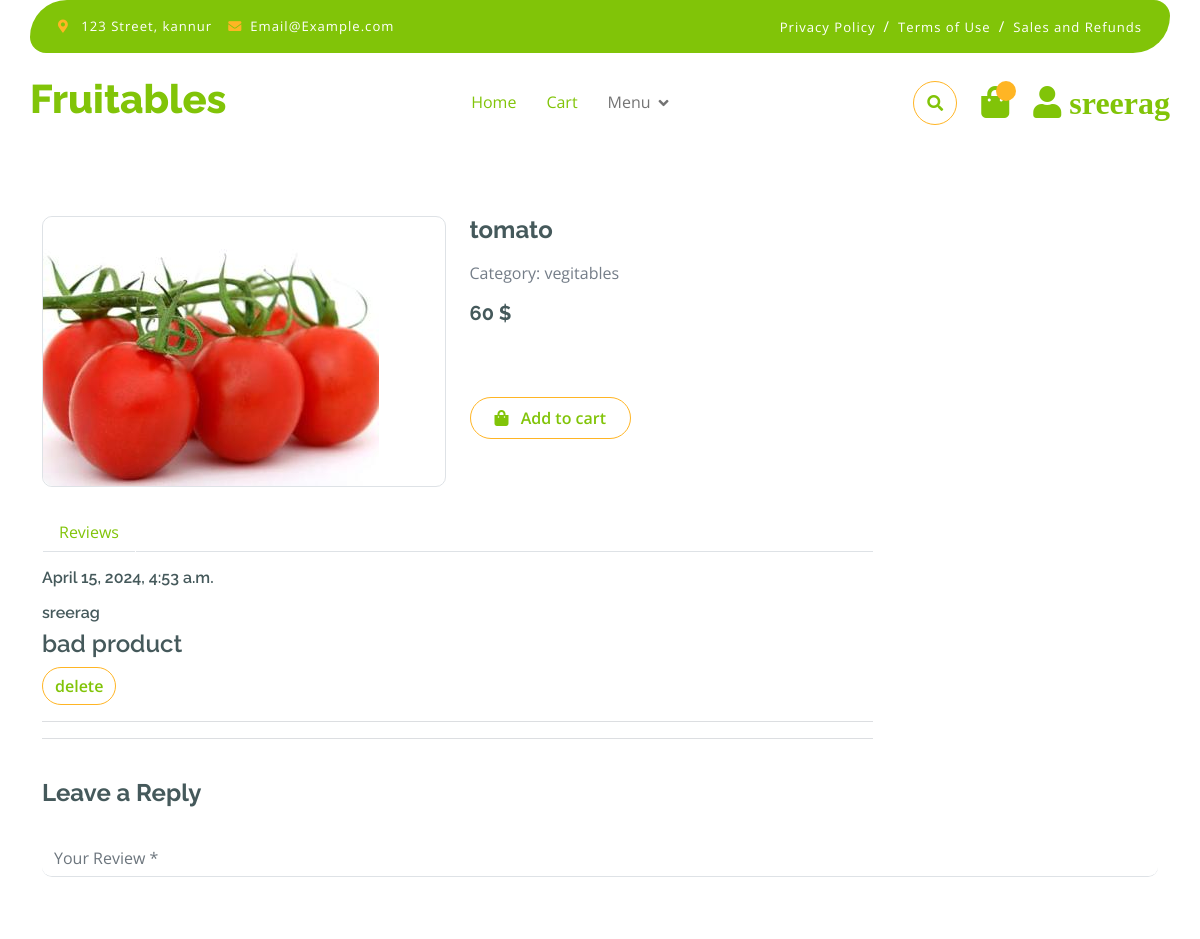
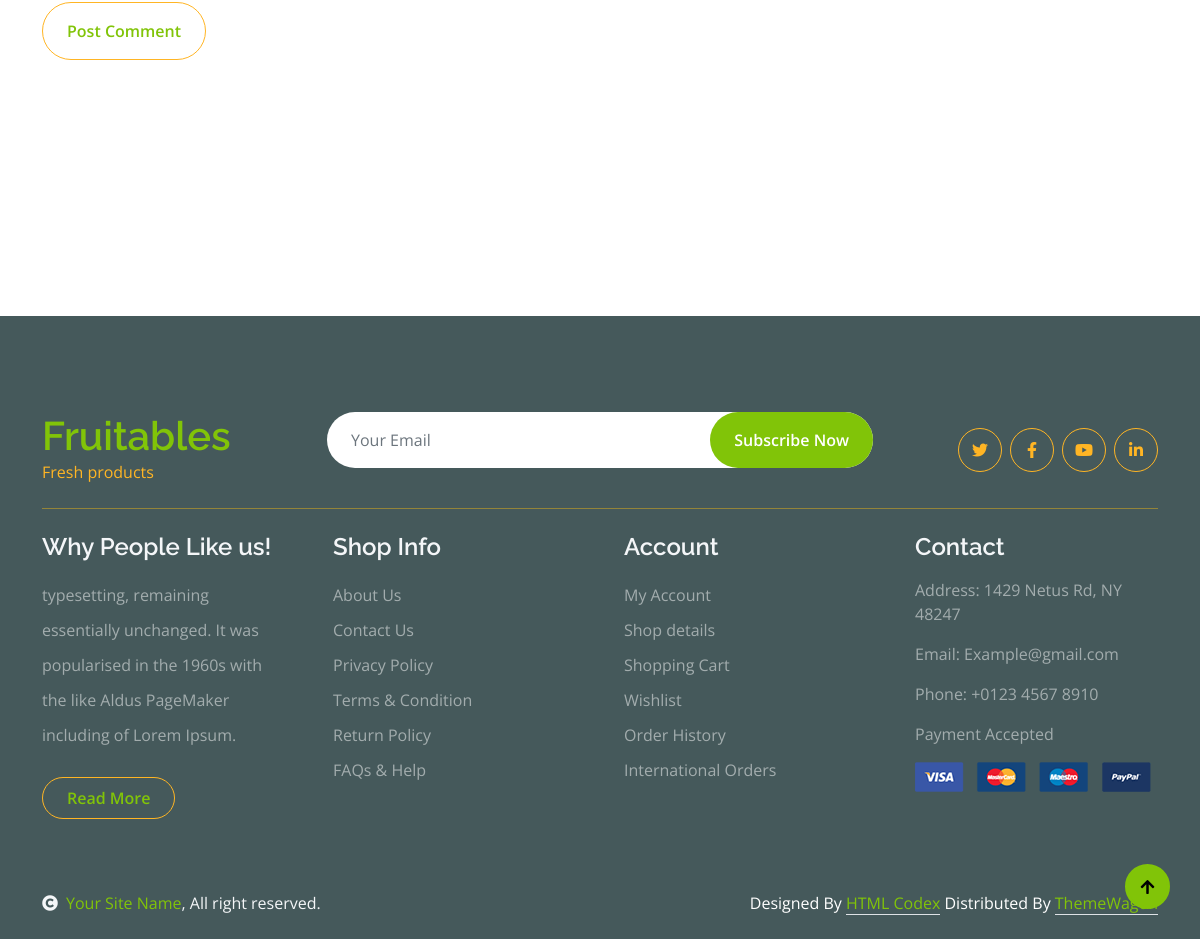
Page /shopdetails/21/ (signed in) on the committed database (2 pictures, top to bottom).
### app/models.py (models this page shows, shortened)
class Product(models.Model):
    name = models.CharField(max_length=50, blank=True, null=True)
    desc = models.TextField(blank=True, null=True)
    price = models.IntegerField(blank=True, null=True)
    image = models.ImageField(
        upload_to='images', default='image not available')
    thumbnails = models.ImageField(upload_to='thumbnail', blank=True)
    categ = models.ForeignKey(
        'category', on_delete=models.CASCADE, blank=True, null=True)
    created = models.DateTimeField(auto_now=True)
    class Meta:
        ordering = ['-created']

class Category(models.Model):
    name = models.CharField(max_length=50)
    def __str__(self):
        return self.name

class Review(models.Model):
    user=models.ForeignKey(User,on_delete=models.CASCADE,blank=True, null=True)
    product_review=models.TextField(blank=True, null=True)
    created = models.DateTimeField(auto_now=True)
    product=models.ForeignKey(Product,on_delete=models.CASCADE,blank=True, null=True)

### app/views.py (the view)
# urls.py: path('shopdetails/<str:pk>/',shopDetails,name='shopdetails'),
@cache_page(60 * 15)
def shopDetails(request, pk):
    product = Product.objects.get(id=pk)
    review = Review.objects.filter(product=pk)
    related_product = Product.objects.filter(categ=product.categ)
    context = {'product': product, 'review': review,
               'related_product': related_product}
    return render(request, 'shop-detail.html', context)

### templates/shop-detail.html (shortened to what this page needs)
{% extends "index.html" %}
{% block shop-details %}
<br>
<br>
<br>
<div class="container-fluid py-5 mt-5">
    <div class="container py-5">
        <div class="row g-4 mb-5">
            <div class="col-lg-8 col-xl-9">
                <div class="row g-4">
                    <div class="col-lg-6">
                        <div class="border rounded">
                            <a href="#">
                                <img src="{{product.image.url}}" class="img-fluid rounded" alt="Image">
                            </a>
                        </div>
                    </div>
                    <div class="col-lg-6">
                        <h4 class="fw-bold mb-3">{{product.name}}</h4>
                        <p class="mb-3">Category: {{product.categ}}</p>
                        <h5 class="fw-bold mb-3">{{product.price}} $</h5>
                        <a href="{% url 'addtocart' product.id %}" class="btn border border-secondary rounded-pill px-4 py-2 mb-4 text-primary"><i class="fa fa-shopping-bag me-2 text-primary"></i> Add to cart</a>
                    </div>
                    <div class="col-lg-12">
                        <nav>
                            <div class="nav nav-tabs mb-3">
                                <button class="nav-link border-white border-bottom-0" type="button" role="tab"
                                    id="nav-mission-tab" data-bs-toggle="tab" data-bs-target="#nav-mission"
                                    aria-controls="nav-mission" aria-selected="false">Reviews</button>
                            </div>
                        </nav>
                        <div class="">
                            {% for i in review  %}
                            <div class="tab-pane" id="nav-mission" role="tabpanel" aria-labelledby="nav-mission-tab">
                                        <p class="mb-2" style="font-size: 14px;"><h6>{{i.created}}</h6></p>
                                        <div class="">
                                            <h6>{{i.user}}</h6>
                                            <h4>{{i.product_review}}</h4>
                                            <button type="submit" class="btn border border-secondary text-primary rounded-pill  "><a href="{% url 'deletereview' i.id %}">delete</a></button>
                                        </div>
                                        <hr>
                                    </div> {% endfor %}
                                    <hr>
                                </div>
                            </div>
                        </div>
                    </div>
                    <form action="{% url 'addreview' product.id %}" method="POST"> {% csrf_token %}
                        <h4 class="mb-2 fw-bold">Leave a Reply</h4>
                        <div class="row g-4">
                            <div class="col-lg-12">
                                <div class="border-bottom rounded my-4">
                                    <input name="review" id="" class="form-control border-0" cols="30" rows="8" placeholder="Your Review *" spellcheck="false">
                                </div>
                            </div>
                            <div class="col-lg-12">
                                <div class="d-flex justify-content-between py-3 mb-5">
                                    <button type="submit" class="btn border border-secondary text-primary rounded-pill px-4 py-3">Post Comment</button>
                                </div>
                            </div>
                        </div></form>
                </div>
            </div>
        </div>
{% endblock shop-details %}

### templates/index.html (shortened to what this page needs)
{% load static %}
<!DOCTYPE html>
<html lang="en">
  <head>
    <link
      rel="stylesheet"
      href="https://use.fontawesome.com/releases/v5.15.4/css/all.css"
    />
    <link
      href="https://cdn.jsdelivr.net/npm/bootstrap-icons@1.4.1/font/bootstrap-icons.css"
      rel="stylesheet"
    />
    <link
      href="{% static 'lib/lightbox/css/lightbox.min.css' %}"
      rel="stylesheet"
    />
    <link
      href="{% static 'lib/owlcarousel/assets/owl.carousel.min.css' %}"
      rel="stylesheet"
    />
    <link href="{% static 'css1/bootstrap.min.css' %}" rel="stylesheet" />
    <link href="{% static 'css1/style.css' %}" rel="stylesheet" />
  </head>
  <body>
    <div class="container-fluid fixed-top">
      <div class="container topbar bg-primary d-none d-lg-block">
        <div class="d-flex justify-content-between">
          <div class="top-info ps-2">
            <small class="me-3"
              ><i class="fas fa-map-marker-alt me-2 text-secondary"></i>
              <a href="#" class="text-white">123 Street, kannur</a></small
            >
            <small class="me-3"
              ><i class="fas fa-envelope me-2 text-secondary"></i
              ><a href="#" class="text-white">Email@Example.com</a></small
            >
          </div>
          <div class="top-link pe-2">
            <a href="#" class="text-white"
              ><small class="text-white mx-2">Privacy Policy</small>/</a
            >
            <a href="#" class="text-white"
              ><small class="text-white mx-2">Terms of Use</small>/</a
            >
            <a href="#" class="text-white"
              ><small class="text-white ms-2">Sales and Refunds</small></a
            >
          </div>
        </div>
      </div>
      <div class="container px-0">
        <nav class="navbar navbar-light bg-white navbar-expand-xl">
          <a href="index.html" class="navbar-brand"
            ><h1 class="text-primary display-6">Fruitables</h1></a
          >
          <div class="collapse navbar-collapse bg-white" id="navbarCollapse">
            <div class="navbar-nav mx-auto">
              <a href="{% url 'index' %}" class="nav-item nav-link active">Home</a>
              <a href="{% url 'cart' %}" class="nav-item nav-link active">Cart</a>
              <div class="nav-item dropdown">
                <a
                  href="#"
                  class="nav-link dropdown-toggle"
                  data-bs-toggle="dropdown"
                  >Menu</a
                >
              </div>
            </div>
            <div class="d-flex m-3 me-0">
              <button
                class="btn-search btn border border-secondary btn-md-square rounded-circle bg-white me-4"
                data-bs-toggle="modal"
                data-bs-target="#searchModal"
              >
                <i class="fas fa-search text-primary"></i>
              </button>
              <a href="{% url 'cart' %}" class="position-relative me-4 my-auto">
                <i class="fa fa-shopping-bag fa-2x"></i>
                <span
                  class="position-absolute bg-secondary rounded-circle d-flex align-items-center justify-content-center text-dark px-1"
                  style="top: -5px; left: 15px; height: 20px; min-width: 20px"
                  >{{cart_count}}</span
                >
              </a>
              <a href="{% url 'userdetails' %}" class="my-auto">
                <i class="fas fa-user fa-2x"> {{request.user}}</i>
              </a>
            </div>
          </div>
        </nav>
      </div>
    </div>
      {% block shop-details %}
      {% endblock shop-details %}
    <div class="container-fluid bg-dark text-white-50 footer pt-5 mt-5">
      <div class="container py-5">
        <div
          class="pb-4 mb-4"
          style="border-bottom: 1px solid rgba(226, 175, 24, 0.5)"
        >
          <div class="row g-4">
            <div class="col-lg-3">
              <a href="#">
                <h1 class="text-primary mb-0">Fruitables</h1>
                <p class="text-secondary mb-0">Fresh products</p>
              </a>
            </div>
            <div class="col-lg-6">
              <div class="position-relative mx-auto">
                <input
                  class="form-control border-0 w-100 py-3 px-4 rounded-pill"
                  type="number"
                  placeholder="Your Email"
                />
                <button
                  type="submit"
                  class="btn btn-primary border-0 border-secondary py-3 px-4 position-absolute rounded-pill text-white"
                  style="top: 0; right: 0"
                >
                  Subscribe Now
                </button>
              </div>
            </div>
            <div class="col-lg-3">
              <div class="d-flex justify-content-end pt-3">
                <a
                  class="btn btn-outline-secondary me-2 btn-md-square rounded-circle"
                  href=""
                  ><i class="fab fa-twitter"></i
                ></a>
                <a
                  class="btn btn-outline-secondary me-2 btn-md-square rounded-circle"
                  href=""
                  ><i class="fab fa-facebook-f"></i
                ></a>
                <a
                  class="btn btn-outline-secondary me-2 btn-md-square rounded-circle"
                  href=""
                  ><i class="fab fa-youtube"></i
                ></a>
                <a
                  class="btn btn-outline-secondary btn-md-square rounded-circle"
                  href=""
                  ><i class="fab fa-linkedin-in"></i
                ></a>
              </div>
            </div>
          </div>
        </div>
        <div class="row g-5">
          <div class="col-lg-3 col-md-6">
            <div class="footer-item">
              <h4 class="text-light mb-3">Why People Like us!</h4>
              <p class="mb-4">
                typesetting, remaining essentially unchanged. It was popularised
                in the 1960s with the like Aldus PageMaker including of Lorem
                Ipsum.
              </p>
              <a
                href=""
                class="btn border-secondary py-2 px-4 rounded-pill text-primary"
                >Read More</a
              >
            </div>
          </div>
          <div class="col-lg-3 col-md-6">
            <div class="d-flex flex-column text-start footer-item">
              <h4 class="text-light mb-3">Shop Info</h4>
              <a class="btn-link" href="">About Us</a>
              <a class="btn-link" href="">Contact Us</a>
              <a class="btn-link" href="">Privacy Policy</a>
              <a class="btn-link" href="">Terms & Condition</a>
              <a class="btn-link" href="">Return Policy</a>
              <a class="btn-link" href="">FAQs & Help</a>
            </div>
          </div>
          <div class="col-lg-3 col-md-6">
            <div class="d-flex flex-column text-start footer-item">
              <h4 class="text-light mb-3">Account</h4>
              <a class="btn-link" href="">My Account</a>
              <a class="btn-link" href="">Shop details</a>
              <a class="btn-link" href="">Shopping Cart</a>
              <a class="btn-link" href="">Wishlist</a>
              <a class="btn-link" href="">Order History</a>
              <a class="btn-link" href="">International Orders</a>
            </div>
          </div>
          <div class="col-lg-3 col-md-6">
            <div class="footer-item">
              <h4 class="text-light mb-3">Contact</h4>
              <p>Address: 1429 Netus Rd, NY 48247</p>
              <p>Email: Example@gmail.com</p>
              <p>Phone: +0123 4567 8910</p>
              <p>Payment Accepted</p>
              <img
                src="{% static 'img/payment.png' %}"
                class="img-fluid"
                alt=""
              />
            </div>
          </div>
        </div>
      </div>
    </div>
    <div class="container-fluid copyright bg-dark py-4">
      <div class="container">
        <div class="row">
          <div class="col-md-6 text-center text-md-start mb-3 mb-md-0">
            <span class="text-light"
              ><a href="#"
                ><i class="fas fa-copyright text-light me-2"></i>Your Site
                Name</a
              >, All right reserved.</span
            >
          </div>
          <div class="col-md-6 my-auto text-center text-md-end text-white">
            Designed By
            <a class="border-bottom" href="https://htmlcodex.com">HTML Codex</a>
            Distributed By
            <a class="border-bottom" href="https://themewagon.com"
              >ThemeWagon</a
            >
          </div>
        </div>
      </div>
    </div>
    <a
      href="#"
      class="btn btn-primary border-3 border-primary rounded-circle back-to-top"
      ><i class="fa fa-arrow-up"></i
    ></a>
  </body>
</html>

### static/css1/style.css (style rules this page uses)
.back-to-top { position: fixed; right: 30px; bottom: 30px; display: flex; width: 45px; height: 45px; align-items: center; justify-content: center; transition: 0.5s; z-index: 99; }
.btn { font-weight: 600; transition: .5s; }
.btn-md-square { width: 44px; height: 44px; }
.btn-square, .btn-sm-square, .btn-md-square, .btn-lg-square { padding: 0; display: flex; align-items: center; justify-content: center; font-weight: normal; }
.btn.border-secondary { transition: 0.5s; }
.fixed-top { transition: 0.5s; background: var(--bs-white); border: 0; }
.topbar { padding: 20px; border-radius: 230px 100px; }
.topbar .top-info { font-size: 15px; line-height: 0; letter-spacing: 1px; display: flex; align-items: center; }
.topbar .top-link { font-size: 15px; line-height: 0; letter-spacing: 1px; display: flex; align-items: center; }
.topbar .top-link a { letter-spacing: 1px; }
.navbar .navbar-nav .nav-link { padding: 10px 15px; font-size: 16px; transition: .5s; }
.navbar { height: 100px; border-bottom: 1px solid rgba(255, 255, 255, .1); }
.navbar .navbar-nav .nav-link:hover, .navbar .navbar-nav .nav-link.active, .fixed-top.bg-white .navbar .navbar-nav .nav-link:hover, .fixed-top.bg-white .navbar .navbar-nav .nav-link.active { color: var(--bs-primary); }
.navbar .dropdown-toggle::after { border: none; content: "\f107"; font-family: "Font Awesome 5 Free"; font-weight: 700; vertical-align: middle; margin-left: 8px; }
.footer .footer-item .btn-link { line-height: 35px; color: rgba(255, 255, 255, .5); transition: 0.5s; }
.footer .footer-item p.mb-4 { line-height: 35px; }

### rows in the picture
Product: image (picture), name "tomato", categ "vegitables", price "60"
Review: created "April 15, 2024, 4:53 a.m.", user "sreerag", product_review "bad product"

### other values in the picture
{{ request.user }} "sreerag"
